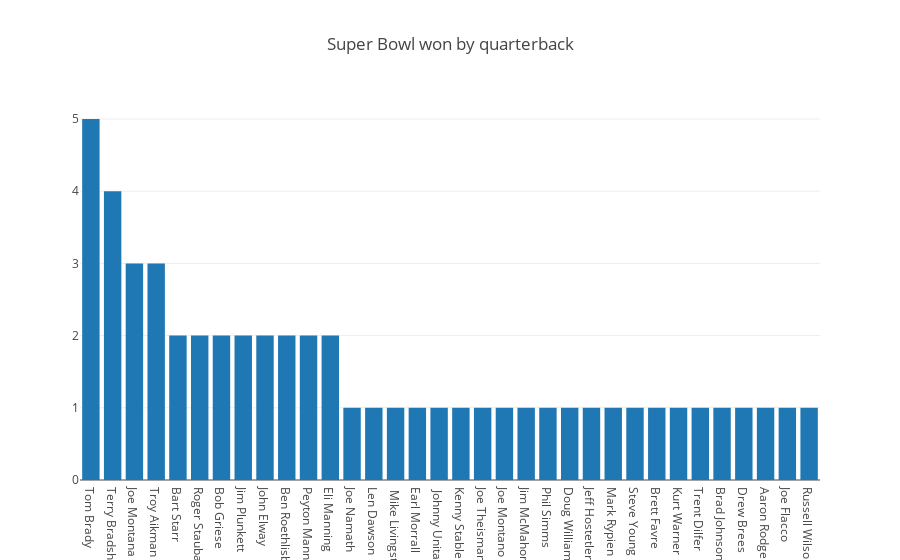
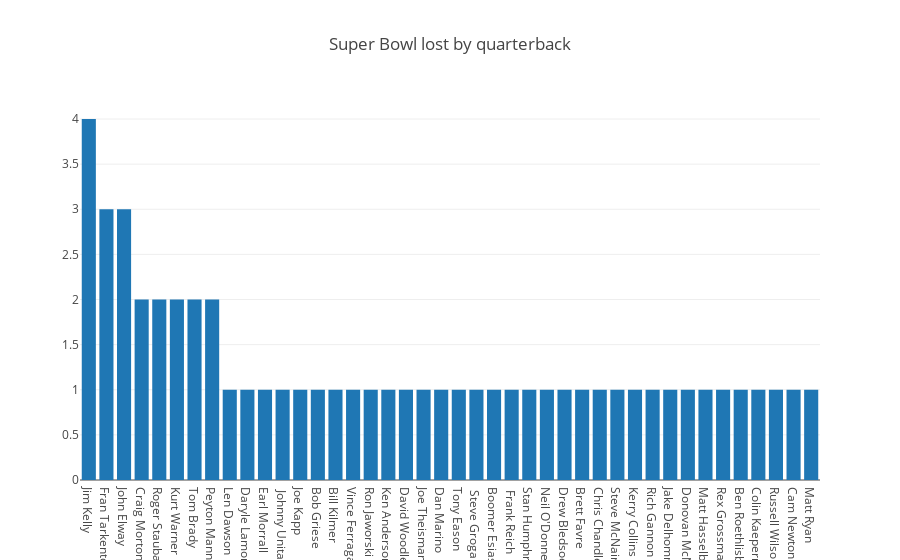

The code cell stored with these charts, in order, in its notebook:
### Code cell
trace3 = go.Bar(
    x=sb_w_q['x'],
    y=sb_w_q['y'],
    name="Super Bowl won by quarterback"
)

data2=[trace3]
layout = go.Layout(
    #barmode='normal',
    title='Super Bowl won by quarterback'
)


fig2 = go.Figure(data=data2, layout=layout)
off.iplot(fig2, filename='super_bowl_won_quarterback_bar')    

trace4 = go.Bar(
    x=sb_l_q['x'],
    y=sb_l_q['y'],
    name="Super Bowl lost by quarterback"
)


data3=[trace4]
layout = go.Layout(
    #barmode='normal',
    title='Super Bowl lost by quarterback'
)


fig3 = go.Figure(data=data3, layout=layout)
off.iplot(fig3, filename='super_bowl_lost_quarterback_bar')

### Figure 1 — Plotly figure (JSON) as saved in the notebook; plotly's stock layout.template omitted (floating-point values rounded to 4 significant figures)
{"data": [{"name": "Super Bowl won by quarterback", "type": "bar", "uid": "662d8c40-38f7-49db-9f30-b22eeb668371", "x": ["Tom Brady", "Terry Bradshaw", "Joe Montana", "Troy Aikman", "Bart Starr", "Roger Staubach", "Bob Griese", "Jim Plunkett", "John Elway", "Ben Roethlisberger", "Peyton Manning", "Eli Manning", "Joe Namath", "Len Dawson", " Mike Livingston", "Earl Morrall ", " Johnny Unitas", "Kenny Stabler", "Joe Theismann", "Joe Montano", "Jim McMahon", "Phil Simms", "Doug Williams", "Jeff Hostetler", "Mark Rypien", "Steve Young", "Brett Favre", "Kurt Warner", "Trent Dilfer", "Brad Johnson", "Drew Brees", "Aaron Rodgers", "Joe Flacco", "Russell Wilson"], "y": [5, 4, 3, 3, 2, 2, 2, 2, 2, 2, 2, 2, 1, 1, 1, 1, 1, 1, 1, 1, 1, 1, 1, 1, 1, 1, 1, 1, 1, 1, 1, 1, 1, 1]}], "layout": {"title": {"text": "Super Bowl won by quarterback"}}}

### Figure 2 — Plotly figure (JSON) as saved in the notebook; plotly's stock layout.template omitted (floating-point values rounded to 4 significant figures)
{"data": [{"name": "Super Bowl lost by quarterback", "type": "bar", "uid": "c5da00d4-23b8-4553-b88a-b6c5da256080", "x": ["Jim Kelly", "Fran Tarkenton", "John Elway", "Craig Morton", "Roger Staubach", "Kurt Warner", "Tom Brady", "Peyton Manning", "Len Dawson", "Daryle Lamonica ", "Earl Morrall", " Johnny Unitas", "Joe Kapp", "Bob Griese", "Bill Kilmer", "Vince Ferragamo", "Ron Jaworski", "Ken Anderson", "David Woodley", "Joe Theismann", "Dan Marino", "Tony Eason", " Steve Grogan", "Boomer Esiason", " Frank Reich", "Stan Humphreys", "Neil O'Donnell", "Drew Bledsoe", "Brett Favre", "Chris Chandler", "Steve McNair", "Kerry Collins", "Rich Gannon", "Jake Delhomme", "Donovan McNabb", "Matt Hasselbeck", "Rex Grossman", "Ben Roethlisberger", "Colin Kaepernick", "Russell Wilson", "Cam Newton", "Matt Ryan"], "y": [4, 3, 3, 2, 2, 2, 2, 2, 1, 1, 1, 1, 1, 1, 1, 1, 1, 1, 1, 1, 1, 1, 1, 1, 1, 1, 1, 1, 1, 1, 1, 1, 1, 1, 1, 1, 1, 1, 1, 1, 1, 1]}], "layout": {"title": {"text": "Super Bowl lost by quarterback"}}}
